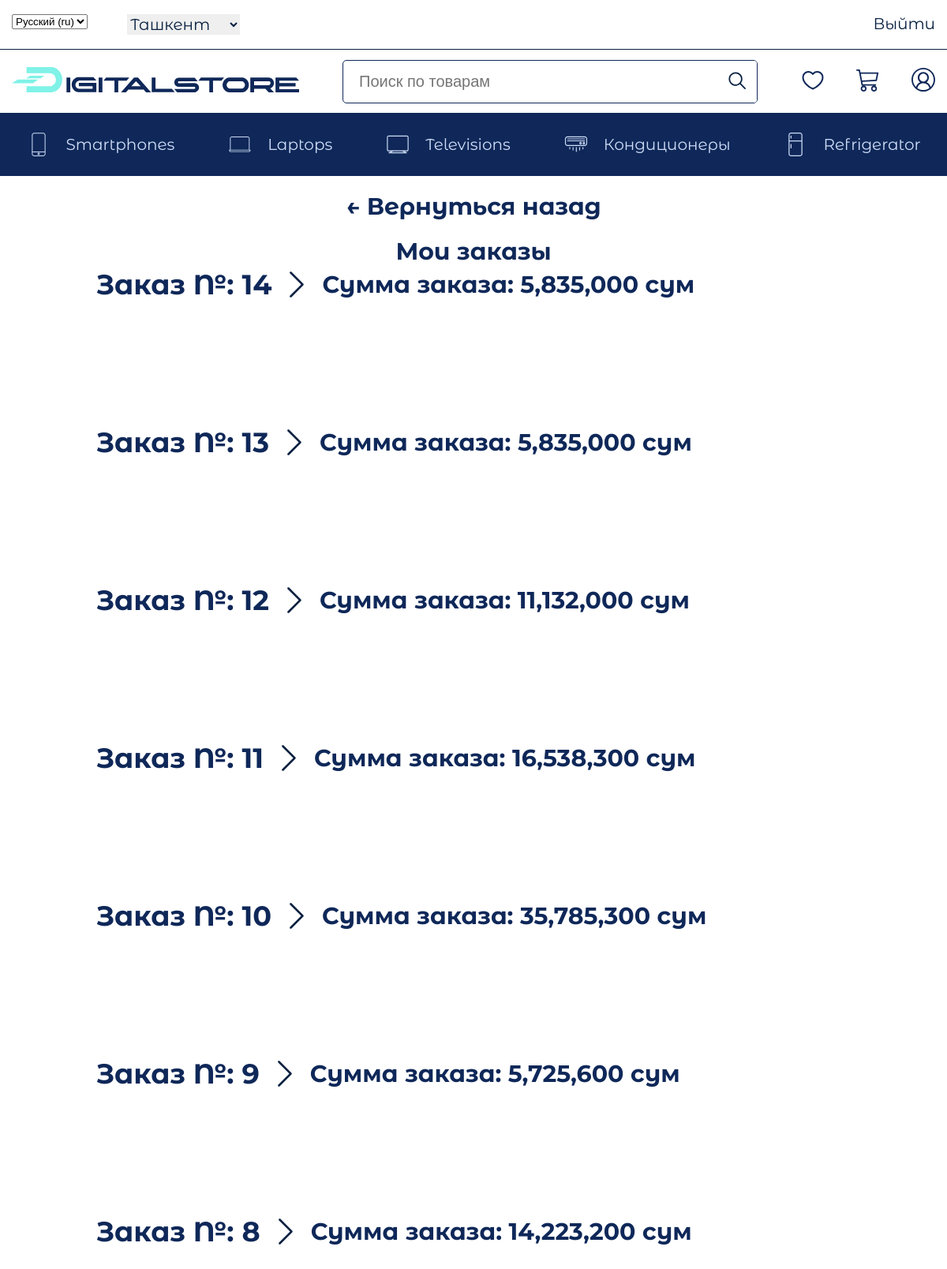
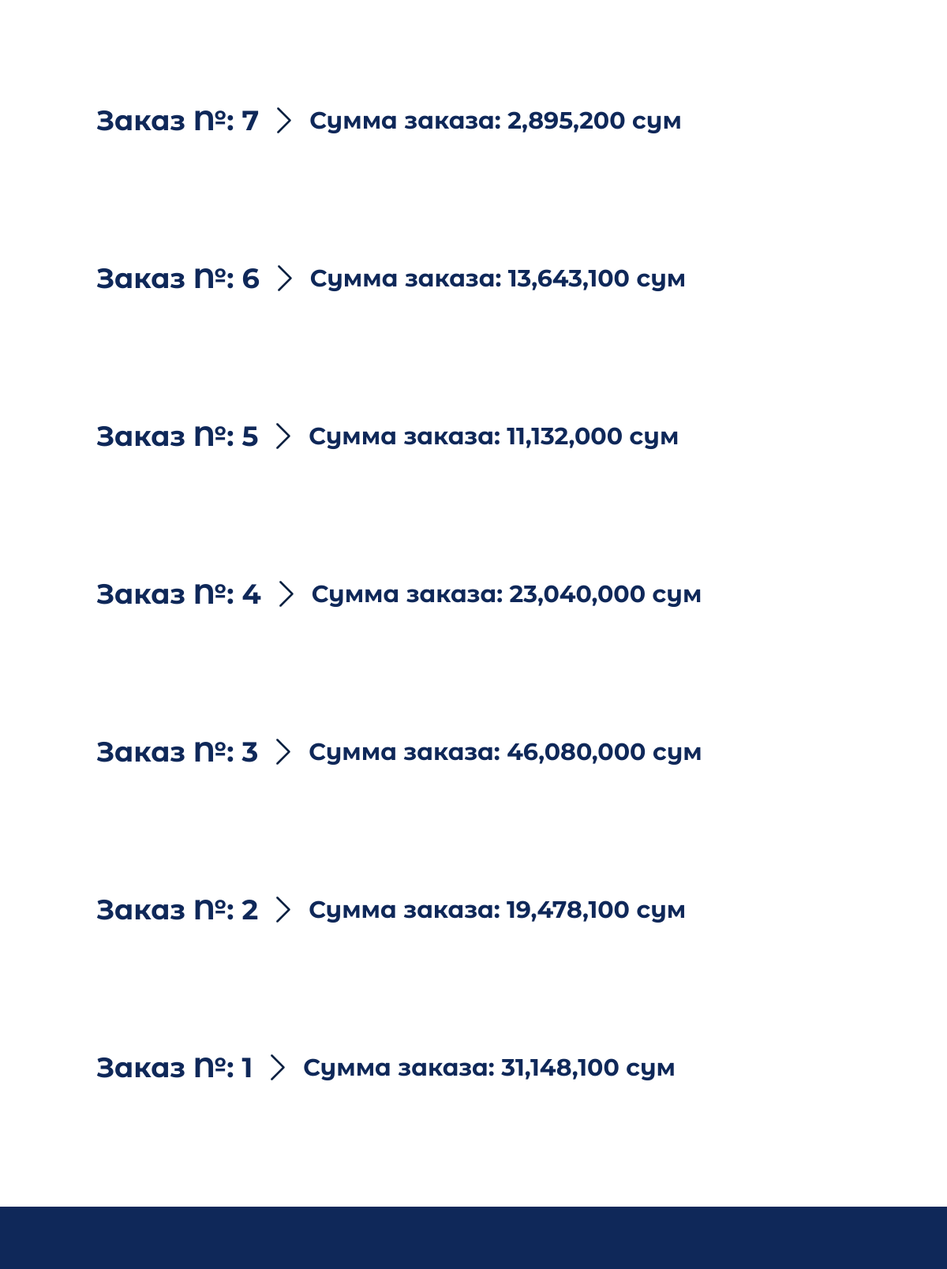
Screenshot of /orders/ (signed in, upper part) with the database file from the repository (2 pictures, top to bottom).
### digitalstore/models.py (models this page shows, shortened)
class Category(models.Model):
    title = models.CharField(max_length=100, verbose_name='Название категории')
    icon = models.ImageField(upload_to='icons/', verbose_name='Иконка категории', null=True, blank=True)
    slug = models.SlugField(unique=True, null=True, verbose_name='Слаг категории')
    def get_absolute_url(self):
        return reverse('category', kwargs={'slug': self.slug})
    class Meta:
        verbose_name = 'Категорию'
        verbose_name_plural = 'Категории'
    def get_icon(self):
        if self.icon:
            return self.icon.url
        else:
            return '@'

class SaveOrder(models.Model):
    customer = models.ForeignKey(Customer, on_delete=models.SET_NULL, verbose_name='Покупатель', null=True)
    created_at = models.DateTimeField(auto_now_add=True, verbose_name='Дата заказа')
    total_price = models.FloatField(default=0, verbose_name='Сумма заказа')
    order_number = models.IntegerField(verbose_name='Номер заказа')
    completed = models.BooleanField(default=False, verbose_name='Статус заказа')
    class Meta:
        verbose_name = 'Сохранить заказ'
        verbose_name_plural = 'Сохраннёные заказы'

### digitalstore/views.py (the view)
# urls.py: path('orders/', orders_list, name='orders_list'),
def orders_list(request):
    customer = Customer.objects.get(user=request.user)
    context = {
        'orders': SaveOrder.objects.filter(customer=customer).order_by('-pk'),
        'title': 'Мои заказы',
        'categories': get_categories(),
    }
    return render(request, 'digitalstore/orders_list.html', context)

### digitalstore/templatetags/digitalstore_tags.py (called while the page is built)
@register.simple_tag()
def get_correct(price):
    try:
        price = float(price)
    except ValueError:
        return price
    return f'{price:,.0f}'.replace('_', ' ')

### digitalstore/views.py (called while the page is built)
def get_categories():
    return Category.objects.all()

### digitalstore/templates/digitalstore/orders_list.html (shortened to what this page needs)
{% extends 'base.html' %}
{% load static %}
{% load digitalstore_tags %}
{% block main %}
<a href="{% url 'profile' %}" class="back-button">← Вернуться назад</a>
<h2 class="latest_orders_title">Мои заказы</h2>
{% for order in orders %}
<div class="content_order">
    <div class="my_orders">
        <h3>Заказ №: {{ order.pk }}</h3>
        <img src="{% static 'digitalstore/image/icons/errow_right.svg' %}" alt="" class="toggle-order">
        <p>Сумма заказа: {% get_correct order.total_price %} сум</p>
    </div>
</div>
{% empty %}
<p>У вас пока нет заказов.</p>
{% endfor %}
{% endblock main %}

### templates/components_base/_header_categories.html (shortened to what this page needs)
{% load static %}
<div class="header_nav_menu">
    <div class="container">
        <div class="nav__menu">
            <ul class="nav__category">
                {% for category in categories %}
                <li><a href="{{ category.get_absolute_url }}" class="category"><img src="{{ category.get_icon }}"
                                                                                    alt="">
                    <p class="cat_text">{{ category.title }}</p>
                </a></li>
                {% endfor %}
            </ul>
        </div>
    </div>
</div>

### digitalstore/static/digitalstore/css/media.css (style rules this page uses)
@media (max-width: 1200px) { .container { max-width: 960px; } }
@media (max-width: 1200px) { .header_nav_menu { display: none; } }

### digitalstore/static/digitalstore/css/style.css (style rules this page uses)
* { margin: 0; padding: 0; text-decoration: none; list-style: none; box-sizing: border-box; }
.container { max-width: 1410px; width: 100%; margin: 0 auto; padding: 0 15px; }
.header_nav_menu { display: flex; align-items: center; background: #0f2859; height: 80px; }
.nav__category { display: flex; justify-content: space-between; align-items: center; padding: 0 18.5px; }
.category { display: flex; align-items: center; gap: 20px; }
.cat_text { font-family: "Regul"; font-style: normal; font-weight: 400; font-size: 20px; line-height: 24px; color: #cfddf7; }
.category { font-family: 'Medium'; font-style: normal; font-weight: 500; font-size: 20px; line-height: 150%; color: #082040; }
.content_order, .content_connect, .profile_content { max-width: 966px; margin: 0 auto; min-height: 200px; cursor: pointer; padding: 5px; }
.my_orders { display: flex; gap: 22px; align-items: center; font-family: 'Bold'; font-style: normal; font-weight: 700; font-size: 30px; line-height: 37px; color: #0F2859; }
.my_orders img { transition: 0.5s; }
.latest_orders_title { display: flex; flex-direction: column; font-family: "Bold"; justify-content: center; align-items: center; font-style: normal; color: #0F2859; font-size: 30px; margin-top: 20px; }
.toggle-order { cursor: pointer; width: 20px; transition: transform 0.3s ease; }
.back-button { display: flex; flex-direction: column; font-family: "Bold"; justify-content: center; align-items: center; font-style: normal; color: #0F2859; font-size: 30px; margin-top: 20px; }

### rows the page displays
Category: get_icon (picture), title "Smartphones"
Category: get_icon (picture), title "Laptops"
Category: get_icon (picture), title "Televisions"
Category: get_icon (picture), title "Кондиционеры"
Category: get_icon (picture), title "Refrigerator"
SaveOrder: pk "14", total_price "5,835,000"
SaveOrder: pk "13", total_price "5,835,000"
SaveOrder: pk "12", total_price "11,132,000"
SaveOrder: pk "11", total_price "16,538,300"
SaveOrder: pk "10", total_price "35,785,300"
SaveOrder: pk "9", total_price "5,725,600"
SaveOrder: pk "8", total_price "14,223,200"
SaveOrder: pk "7", total_price "2,895,200"
SaveOrder: pk "6", total_price "13,643,100"
SaveOrder: pk "5", total_price "11,132,000"
SaveOrder: pk "4", total_price "23,040,000"
SaveOrder: pk "3", total_price "46,080,000"
SaveOrder: pk "2", total_price "19,478,100"
SaveOrder: pk "1", total_price "31,148,100"

### other values shown
form field language "Русский (ru)"
